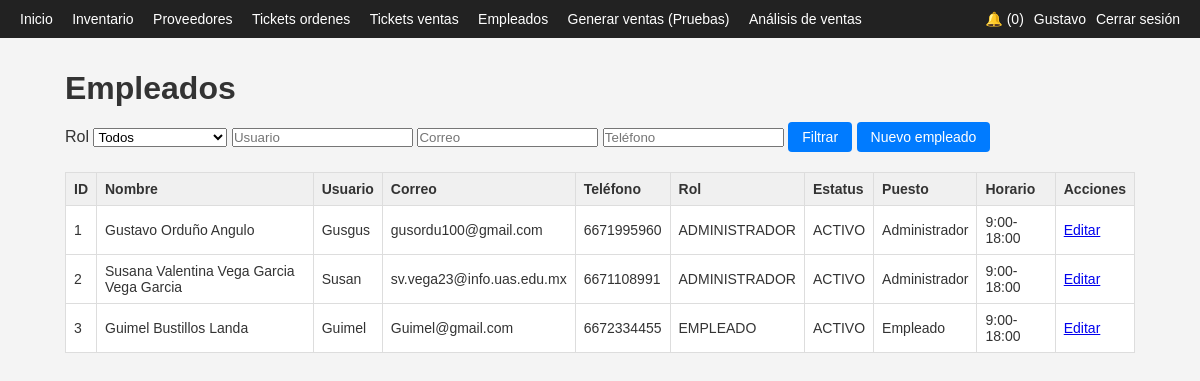
The page /app/empleados_list.php (signed in) on the database as committed earlier.
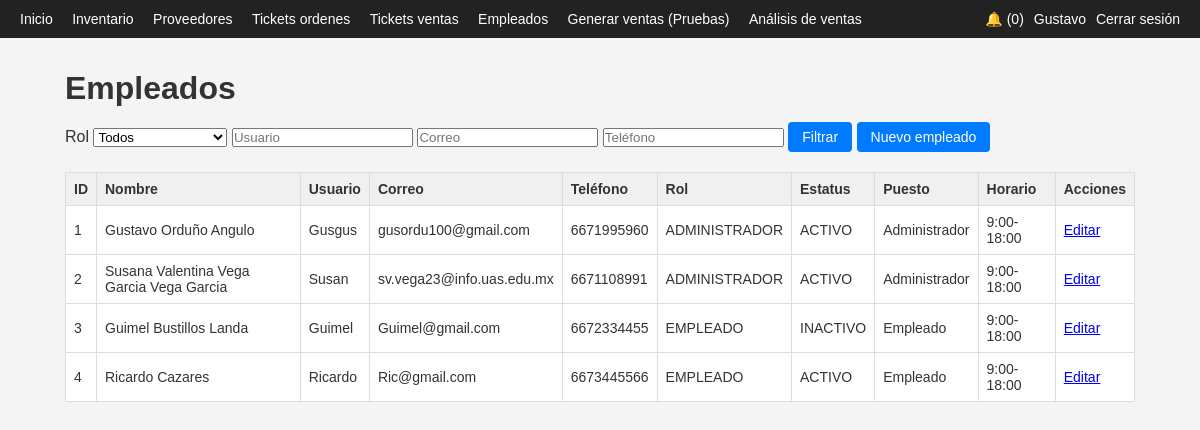
The same page on the database as committed later.
### tables this page shows
CREATE TABLE `empleados` (
  `id_empleado` int(11) NOT NULL,
  `nombre` varchar(100) NOT NULL,
  `apellido` varchar(100) NOT NULL,
  `usuario` varchar(50) NOT NULL,
  `password_hash` varchar(255) NOT NULL,
  `rol` enum('ADMINISTRADOR','EMPLEADO') NOT NULL DEFAULT 'EMPLEADO',
  `correo` varchar(150) NOT NULL,
  `telefono` varchar(20) DEFAULT NULL,
  `estatus` enum('ACTIVO','INACTIVO') NOT NULL DEFAULT 'ACTIVO',
  `puesto` varchar(100) DEFAULT NULL,
  `horario` varchar(100) DEFAULT NULL,
  `fecha_registro` timestamp NOT NULL DEFAULT current_timestamp()
);

### app/stock_notificaciones.php (called while the page is built, shortened)
<?php
function obtener_notificaciones_no_leidas(PDO $pdo, ?int $id_empleado): array {
    if ($id_empleado) {
        $stmt = $pdo->prepare(
            "SELECT * FROM notificaciones
             WHERE (id_empleado_destino IS NULL OR id_empleado_destino = ?)
             AND leida = 0
             ORDER BY fecha_creacion DESC
             LIMIT 10"
        );
        $stmt->execute([$id_empleado]);
    }
    return $stmt->fetchAll();
}

### app/empleados_list.php (the view, shortened to what this page needs)
<?php
include 'header.php';
$usuario  = $_GET['usuario'] ?? '';
$correo   = $_GET['correo'] ?? '';
$telefono = $_GET['telefono'] ?? '';
$sql = "SELECT * FROM empleados WHERE 1=1";
$params = [];
$stmt = $pdo->prepare($sql);
$stmt->execute($params);
$empleados = $stmt->fetchAll();
?>
<h1>Empleados</h1>
<form method="get" class="filtros">
    <label>Rol</label>
    <select name="rol">
        <option value="">Todos</option>
    </select>
    <input type="text" name="usuario" placeholder="Usuario" value="<?php echo htmlspecialchars($usuario); ?>">
    <input type="text" name="correo" placeholder="Correo" value="<?php echo htmlspecialchars($correo); ?>">
    <input type="text" name="telefono" placeholder="Teléfono" value="<?php echo htmlspecialchars($telefono); ?>">
    <button type="submit">Filtrar</button>
    <a class="btn" href="empleados_form.php">Nuevo empleado</a>
</form>
<table class="tabla">
    <thead>
        <tr>
            <th>ID</th>
            <th>Nombre</th>
            <th>Usuario</th>
            <th>Correo</th>
            <th>Teléfono</th>
            <th>Rol</th>
            <th>Estatus</th>
            <th>Puesto</th>
            <th>Horario</th>
            <th>Acciones</th>
        </tr>
    </thead>
    <tbody>
        <?php foreach ($empleados as $e): ?>
        <tr>
            <td><?php echo $e['id_empleado']; ?></td>
            <td><?php echo htmlspecialchars($e['nombre'] . ' ' . $e['apellido']); ?></td>
            <td><?php echo htmlspecialchars($e['usuario']); ?></td>
            <td><?php echo htmlspecialchars($e['correo']); ?></td>
            <td><?php echo htmlspecialchars($e['telefono']); ?></td>
            <td><?php echo htmlspecialchars($e['rol']); ?></td>
            <td><?php echo htmlspecialchars($e['estatus']); ?></td>
            <td><?php echo htmlspecialchars($e['puesto']); ?></td>
            <td><?php echo htmlspecialchars($e['horario']); ?></td>
<td>
    <a href="empleados_form.php?id=<?php echo $e['id_empleado']; ?>">Editar</a>
</td>
        </tr>
        <?php endforeach; ?>
    </tbody>
</table>
<?php include 'footer.php'; ?>

### app/header.php (shortened to what this page needs)
<?php
require_once 'db.php';
?>
<!DOCTYPE html>
<html lang="es">
<head>
    <link rel="stylesheet" href="styles.css">
</head>
<body>
<?php if (isset($_SESSION['id_empleado'])): ?>
    <?php include 'navbar.php'; ?>
<?php endif; ?>
<main class="container">

### app/navbar.php
<?php
require_once 'stock_notificaciones.php';
$id_empleado = $_SESSION['id_empleado'] ?? null;
$notificaciones = obtener_notificaciones_no_leidas($pdo, $id_empleado);
$contador_notif = count($notificaciones);
?>
<nav class="navbar">
  <div class="navbar-left">
    <a href="dashboard.php">Inicio</a>
    <a href="inventario_list.php">Inventario</a>
    <a href="proveedores_list.php">Proveedores</a>
    <a href="tickets_ordenes.php">Tickets ordenes</a>
<a href="tickets_pruebas.php">Tickets ventas</a>
    <a href="empleados_list.php">Empleados</a>
     <a href="pruebas_carrito.php">Generar ventas (Pruebas)</a>
     <a href="analisis_ventas.php">Análisis de ventas</a>
  </div>
  <div class="navbar-right">
    <div class="notificaciones">
      <a href="notificaciones_list.php">
        🔔 (<?php echo $contador_notif; ?>)
      </a>
    </div>
    <div class="perfil">
      <a href="perfil.php">
        <?php echo htmlspecialchars($_SESSION['nombre'] ?? ''); ?>
      </a>
    </div>
    <div class="logout">
      <a href="logout.php">Cerrar sesión</a>
    </div>
  </div>
</nav>

### app/footer.php
</main>
</body>
</html>

### app/styles.css (style rules this page uses)
* { box-sizing: border-box; margin: 0; padding: 0; font-family: Arial, sans-serif; }
body { background-color: #f4f4f4; color: #333; }
.container { max-width: 1100px; margin: 70px auto 40px auto; padding: 0 15px; }
.navbar { position: fixed; top: 0; left: 0; right: 0; background-color: #222; color: #fff; padding: 10px 20px; display: flex; justify-content: space-between; align-items: center; z-index: 100; }
.navbar a { color: #fff; text-decoration: none; margin-right: 15px; font-size: 14px; }
.navbar-left a:last-child, .navbar-right a:last-child { margin-right: 0; }
.navbar-right { display: flex; align-items: center; }
.navbar-right > div { margin-left: 10px; }
h1, h2 { margin-bottom: 15px; }
.form, .form-inline, .filtros { margin-bottom: 20px; }
button, .btn { display: inline-block; padding: 7px 14px; border-radius: 4px; border: none; background-color: #007bff; color: #fff; text-decoration: none; cursor: pointer; font-size: 14px; }
.tabla { width: 100%; border-collapse: collapse; margin-top: 10px; background-color: #fff; }
.tabla th, .tabla td { border: 1px solid #ddd; padding: 8px; font-size: 14px; }
.tabla th { background-color: #f0f0f0; text-align: left; }

Rows that differ between the two databases and show on the page:
changed empleados "Guimel Bustillos Landa": estatus "ACTIVO" → "INACTIVO"
added empleados: id_empleado "4", nombre+apellido "Ricardo Cazares", usuario "Ricardo", correo "Ric@gmail.com", telefono "6673445566", rol "EMPLEADO", estatus "ACTIVO", puesto "Empleado", horario "9:00-18:00"
